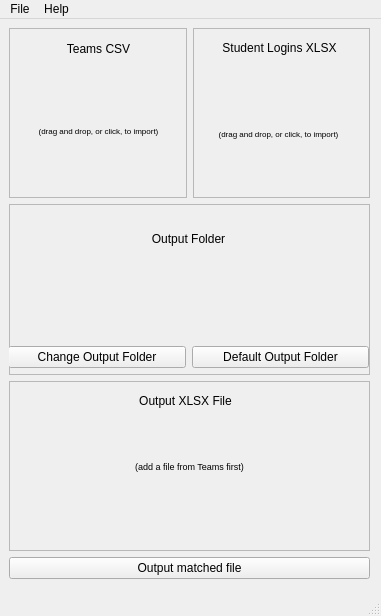
<?xml version="1.0" encoding="UTF-8"?>
<ui version="4.0">
 <author>Dylan Armitage</author>
 <class>MainWindow</class>
 <widget class="QMainWindow" name="MainWindow">
  <property name="geometry">
   <rect>
    <x>0</x>
    <y>0</y>
    <width>381</width>
    <height>616</height>
   </rect>
  </property>
  <property name="sizePolicy">
   <sizepolicy hsizetype="Fixed" vsizetype="Fixed">
    <horstretch>0</horstretch>
    <verstretch>0</verstretch>
   </sizepolicy>
  </property>
  <property name="minimumSize">
   <size>
    <width>381</width>
    <height>616</height>
   </size>
  </property>
  <property name="maximumSize">
   <size>
    <width>381</width>
    <height>616</height>
   </size>
  </property>
  <property name="windowTitle">
   <string>Teams-ATLAS Bridge</string>
  </property>
  <property name="autoFillBackground">
   <bool>false</bool>
  </property>
  <widget class="QWidget" name="centralwidget">
   <widget class="QWidget" name="gridLayoutWidget">
    <property name="geometry">
     <rect>
      <x>9</x>
      <y>9</y>
      <width>361</width>
      <height>551</height>
     </rect>
    </property>
    <layout class="QGridLayout" name="gridLayout">
     <item row="0" column="1">
      <widget class="QFrameDragDrop" name="frame_student_xlsx">
       <property name="acceptDrops">
        <bool>true</bool>
       </property>
       <property name="frameShape">
        <enum>QFrame::StyledPanel</enum>
       </property>
       <property name="frameShadow">
        <enum>QFrame::Sunken</enum>
       </property>
       <widget class="QLabel" name="label_input_students">
        <property name="geometry">
         <rect>
          <x>6</x>
          <y>-1</y>
          <width>161</width>
          <height>41</height>
         </rect>
        </property>
        <property name="text">
         <string>Student Logins XLSX</string>
        </property>
        <property name="alignment">
         <set>Qt::AlignCenter</set>
        </property>
       </widget>
       <widget class="QPushButton" name="button_input_students">
        <property name="geometry">
         <rect>
          <x>0</x>
          <y>40</y>
          <width>171</width>
          <height>131</height>
         </rect>
        </property>
        <property name="font">
         <font>
          <pointsize>6</pointsize>
         </font>
        </property>
        <property name="text">
         <string>(drag and drop, or click, to import)</string>
        </property>
        <property name="flat">
         <bool>true</bool>
        </property>
       </widget>
      </widget>
     </item>
     <item row="2" column="0" colspan="2">
      <widget class="QFrame" name="frame_output_xlsx">
       <property name="frameShape">
        <enum>QFrame::StyledPanel</enum>
       </property>
       <property name="frameShadow">
        <enum>QFrame::Sunken</enum>
       </property>
       <widget class="QLabel" name="label_output_xlsx">
        <property name="geometry">
         <rect>
          <x>6</x>
          <y>10</y>
          <width>341</width>
          <height>20</height>
         </rect>
        </property>
        <property name="text">
         <string>Output XLSX File</string>
        </property>
        <property name="alignment">
         <set>Qt::AlignCenter</set>
        </property>
       </widget>
       <widget class="QLabel" name="name_output_xlsx">
        <property name="geometry">
         <rect>
          <x>10</x>
          <y>10</y>
          <width>341</width>
          <height>151</height>
         </rect>
        </property>
        <property name="font">
         <font>
          <pointsize>7</pointsize>
         </font>
        </property>
        <property name="mouseTracking">
         <bool>false</bool>
        </property>
        <property name="text">
         <string>(add a file from Teams first)</string>
        </property>
        <property name="alignment">
         <set>Qt::AlignCenter</set>
        </property>
       </widget>
       <zorder>name_output_xlsx</zorder>
       <zorder>label_output_xlsx</zorder>
      </widget>
     </item>
     <item row="0" column="0">
      <widget class="QFrameDragDrop" name="frame_grade_csv">
       <property name="acceptDrops">
        <bool>true</bool>
       </property>
       <property name="frameShape">
        <enum>QFrame::StyledPanel</enum>
       </property>
       <property name="frameShadow">
        <enum>QFrame::Sunken</enum>
       </property>
       <widget class="QPushButton" name="button_input_teams">
        <property name="geometry">
         <rect>
          <x>0</x>
          <y>37</y>
          <width>179</width>
          <height>131</height>
         </rect>
        </property>
        <property name="font">
         <font>
          <pointsize>6</pointsize>
         </font>
        </property>
        <property name="text">
         <string>(drag and drop, or click, to import)</string>
        </property>
        <property name="flat">
         <bool>true</bool>
        </property>
       </widget>
       <widget class="QLabel" name="label_input_teams">
        <property name="geometry">
         <rect>
          <x>0</x>
          <y>0</y>
          <width>179</width>
          <height>41</height>
         </rect>
        </property>
        <property name="text">
         <string>Teams CSV</string>
        </property>
        <property name="alignment">
         <set>Qt::AlignCenter</set>
        </property>
       </widget>
      </widget>
     </item>
     <item row="3" column="0" colspan="2">
      <widget class="QPushButton" name="button_process">
       <property name="text">
        <string>Output matched file</string>
       </property>
      </widget>
     </item>
     <item row="1" column="0" colspan="2">
      <widget class="QFrame" name="frame_output_dir">
       <property name="frameShape">
        <enum>QFrame::StyledPanel</enum>
       </property>
       <property name="frameShadow">
        <enum>QFrame::Sunken</enum>
       </property>
       <widget class="QWidget" name="verticalLayoutWidget">
        <property name="geometry">
         <rect>
          <x>-1</x>
          <y>3</y>
          <width>361</width>
          <height>161</height>
         </rect>
        </property>
        <layout class="QVBoxLayout" name="verticalLayout">
         <item>
          <widget class="QLabel" name="label_output_dir">
           <property name="text">
            <string>Output Folder</string>
           </property>
           <property name="alignment">
            <set>Qt::AlignCenter</set>
           </property>
          </widget>
         </item>
         <item>
          <widget class="QLabel" name="text_output_dir">
           <property name="text">
            <string/>
           </property>
           <property name="wordWrap">
            <bool>true</bool>
           </property>
          </widget>
         </item>
         <item>
          <layout class="QHBoxLayout" name="horizontalLayout">
           <item>
            <widget class="QPushButton" name="button_output_dir">
             <property name="text">
              <string>Change Output Folder</string>
             </property>
            </widget>
           </item>
           <item>
            <widget class="QPushButton" name="button_default_output_dir">
             <property name="text">
              <string>Default Output Folder</string>
             </property>
            </widget>
           </item>
          </layout>
         </item>
        </layout>
       </widget>
      </widget>
     </item>
    </layout>
   </widget>
  </widget>
  <widget class="QMenuBar" name="menubar">
   <property name="geometry">
    <rect>
     <x>0</x>
     <y>0</y>
     <width>381</width>
     <height>30</height>
    </rect>
   </property>
   <widget class="QMenu" name="menuHelp">
    <property name="title">
     <string>Help</string>
    </property>
    <addaction name="actionAbout_Teams_ATLAS_Bridge"/>
    <addaction name="actionAbout_Qt"/>
    <addaction name="actionAbout_PyInstaller"/>
    <addaction name="separator"/>
    <addaction name="actionCheck_for_Updates"/>
   </widget>
   <widget class="QMenu" name="menuFile">
    <property name="title">
     <string>File</string>
    </property>
    <addaction name="actionExit"/>
   </widget>
   <addaction name="menuFile"/>
   <addaction name="menuHelp"/>
  </widget>
  <widget class="QStatusBar" name="statusbar"/>
  <action name="actionAbout_Teams_ATLAS_Bridge">
   <property name="text">
    <string>About Teams-ATLAS Bridge</string>
   </property>
   <property name="menuRole">
    <enum>QAction::AboutRole</enum>
   </property>
  </action>
  <action name="actionAbout_Qt">
   <property name="text">
    <string>About Qt</string>
   </property>
   <property name="menuRole">
    <enum>QAction::AboutQtRole</enum>
   </property>
  </action>
  <action name="actionExit">
   <property name="text">
    <string>Exit</string>
   </property>
   <property name="menuRole">
    <enum>QAction::QuitRole</enum>
   </property>
  </action>
  <action name="actionCheck_for_Updates">
   <property name="text">
    <string>Check for Updates</string>
   </property>
  </action>
  <action name="actionAbout_PyInstaller">
   <property name="text">
    <string>About PyInstaller</string>
   </property>
  </action>
 </widget>
 <customwidgets>
  <customwidget>
   <class>QFrameDragDrop</class>
   <extends>QFrame</extends>
   <header location="global">qframedragdrop.h</header>
   <container>1</container>
   <slots>
    <signal>setOutputDir(QString)</signal>
   </slots>
  </customwidget>
 </customwidgets>
 <tabstops>
  <tabstop>button_input_teams</tabstop>
  <tabstop>button_input_students</tabstop>
  <tabstop>button_output_dir</tabstop>
  <tabstop>button_default_output_dir</tabstop>
  <tabstop>button_process</tabstop>
 </tabstops>
 <resources/>
 <connections>
  <connection>
   <sender>frame_grade_csv</sender>
   <signal>windowIconTextChanged(QString)</signal>
   <receiver>name_output_xlsx</receiver>
   <slot>setText(QString)</slot>
   <hints>
    <hint type="sourcelabel">
     <x>98</x>
     <y>70</y>
    </hint>
    <hint type="destinationlabel">
     <x>187</x>
     <y>521</y>
    </hint>
   </hints>
  </connection>
  <connection>
   <sender>frame_grade_csv</sender>
   <signal>setOutputDir(QString)</signal>
   <receiver>MainWindow</receiver>
   <slot>choose_output_dir(QString)</slot>
   <hints>
    <hint type="sourcelabel">
     <x>98</x>
     <y>122</y>
    </hint>
    <hint type="destinationlabel">
     <x>190</x>
     <y>307</y>
    </hint>
   </hints>
  </connection>
  <connection>
   <sender>actionAbout_Qt</sender>
   <signal>triggered()</signal>
   <receiver>MainWindow</receiver>
   <slot>about_qt()</slot>
   <hints>
    <hint type="sourcelabel">
     <x>-1</x>
     <y>-1</y>
    </hint>
    <hint type="destinationlabel">
     <x>190</x>
     <y>307</y>
    </hint>
   </hints>
  </connection>
  <connection>
   <sender>actionAbout_Teams_ATLAS_Bridge</sender>
   <signal>triggered()</signal>
   <receiver>MainWindow</receiver>
   <slot>about_app()</slot>
   <hints>
    <hint type="sourcelabel">
     <x>-1</x>
     <y>-1</y>
    </hint>
    <hint type="destinationlabel">
     <x>190</x>
     <y>307</y>
    </hint>
   </hints>
  </connection>
  <connection>
   <sender>actionExit</sender>
   <signal>triggered()</signal>
   <receiver>MainWindow</receiver>
   <slot>close()</slot>
   <hints>
    <hint type="sourcelabel">
     <x>-1</x>
     <y>-1</y>
    </hint>
    <hint type="destinationlabel">
     <x>190</x>
     <y>307</y>
    </hint>
   </hints>
  </connection>
  <connection>
   <sender>actionCheck_for_Updates</sender>
   <signal>triggered()</signal>
   <receiver>MainWindow</receiver>
   <slot>check_updates()</slot>
   <hints>
    <hint type="sourcelabel">
     <x>-1</x>
     <y>-1</y>
    </hint>
    <hint type="destinationlabel">
     <x>190</x>
     <y>307</y>
    </hint>
   </hints>
  </connection>
  <connection>
   <sender>actionAbout_PyInstaller</sender>
   <signal>triggered()</signal>
   <receiver>MainWindow</receiver>
   <slot>about_pyinstaller()</slot>
   <hints>
    <hint type="sourcelabel">
     <x>-1</x>
     <y>-1</y>
    </hint>
    <hint type="destinationlabel">
     <x>190</x>
     <y>307</y>
    </hint>
   </hints>
  </connection>
 </connections>
 <slots>
  <slot>choose_output_dir(QString)</slot>
  <slot>about_qt()</slot>
  <slot>about_app()</slot>
  <slot>check_updates()</slot>
  <slot>about_pyinstaller()</slot>
 </slots>
</ui>
